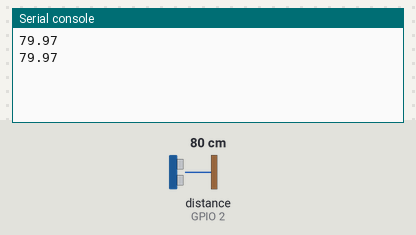
Simulated run of this program. Board: ESP32 board running MicroPython. Shown: the last lines printed to the serial console. Inputs (shaded band) come from the test bench; at power-on: distance to the obstacle (sensor on GPIO 2) 80 cm. The echo pulse lasts 58.3 µs per cm.

Above: at 1.2 s.
1.3 s: distance to the obstacle (sensor on GPIO 2) set to 2 cm
At 2.6 s:
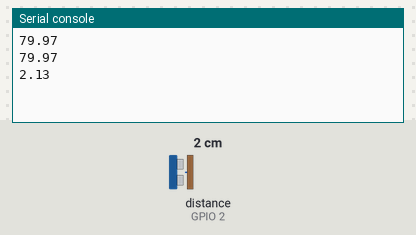
2.8 s: distance to the obstacle (sensor on GPIO 2) set to 4 cm
At 3.8 s:
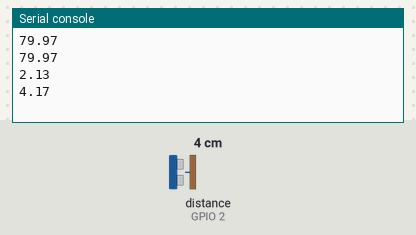
Timing chart, 0 to 5.8 s (numbered marks = the images above; inputs shaded):
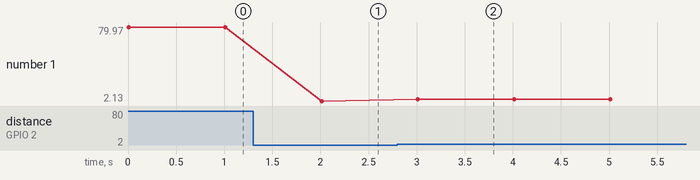

Measured:
- after the input at 1.3 s, the serial console: prints a new line after 0.71 s (image 1)
- after the input at 2.8 s, the serial console: prints a new line after 0.21 s (image 2)
- plotted number 1: 79.97 → 2.13 after the input at 1.3 s, 2.13 → 4.17 after the input at 2.8 s

The program:

rpi_ultrasound.py
```python
from time import ticks_us, sleep_us, sleep_ms
from machine import Pin, Timer
import _thread

class Ultrasound:

    def __init__(self):
        # <<< COMPLETAR CODI AQUÍ >>> #
        # <<< Definir el trigger com el Pin 3 de sortida >>>
        # <<< Definir el echo com el Pin 2 de entrada >>>
        self.trig = Pin(3, Pin.OUT)
        self.echo = Pin(2, Pin.IN)

    def get_distance(self):
        # Generate 10us square wave.
        self.trig.low()
        sleep_us(2)
        self.trig.high()
        sleep_us(10)
        self.trig.low()
        while self.echo.value() == 0:
            start = ticks_us() # <<< COMPLETAR CODI AQUÍ, obtenir el valor dels ticks en us >>> #
        while self.echo.value() == 1:
            end = ticks_us() # <<< COMPLETAR CODI AQUÍ, obtenir el valor dels ticks en us >>> #
        dis = (end - start) * 0.0343 / 2
        # round to two decimal places.
        return round(dis, 2)

if __name__ == "__main__":
    ultrasound = Ultrasound()
    while True:
        print(ultrasound.get_distance())
        sleep_ms(1000)
```
